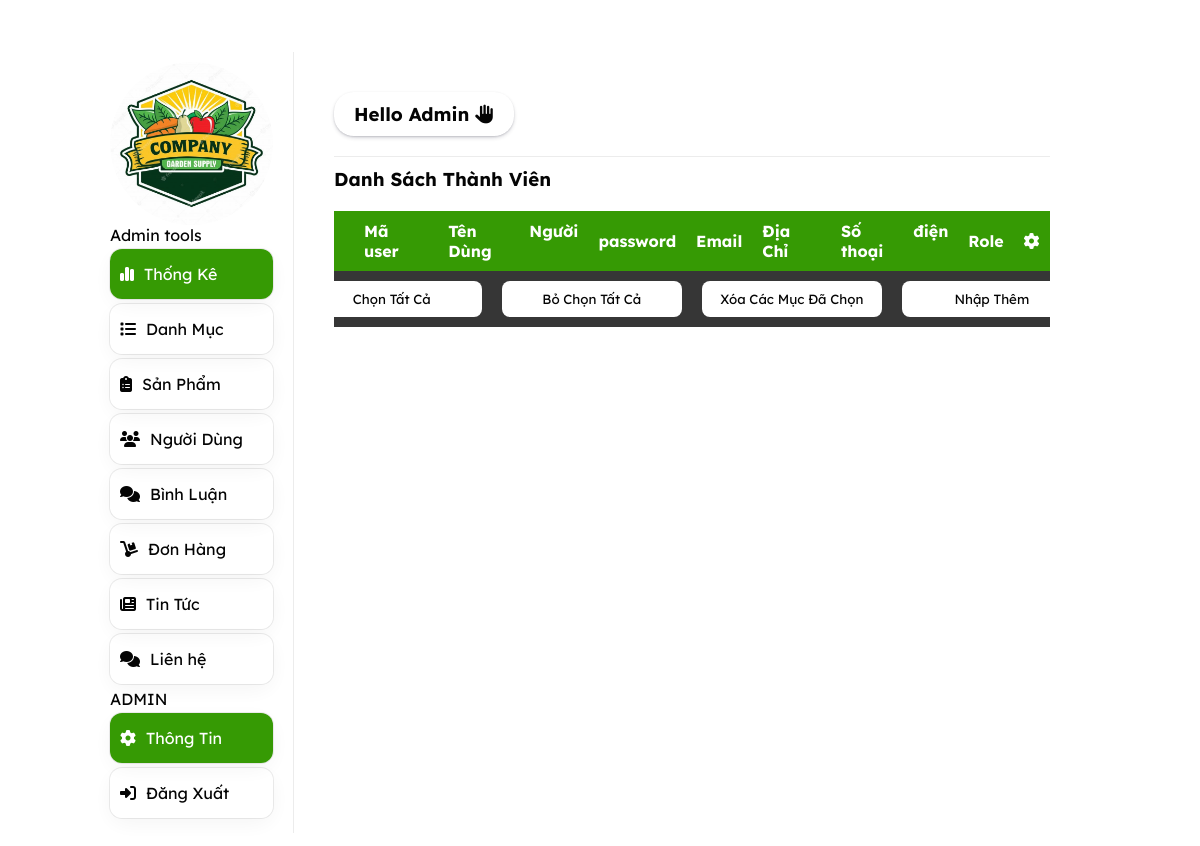
Before: /admin/index.php?act=tk with the older database file.
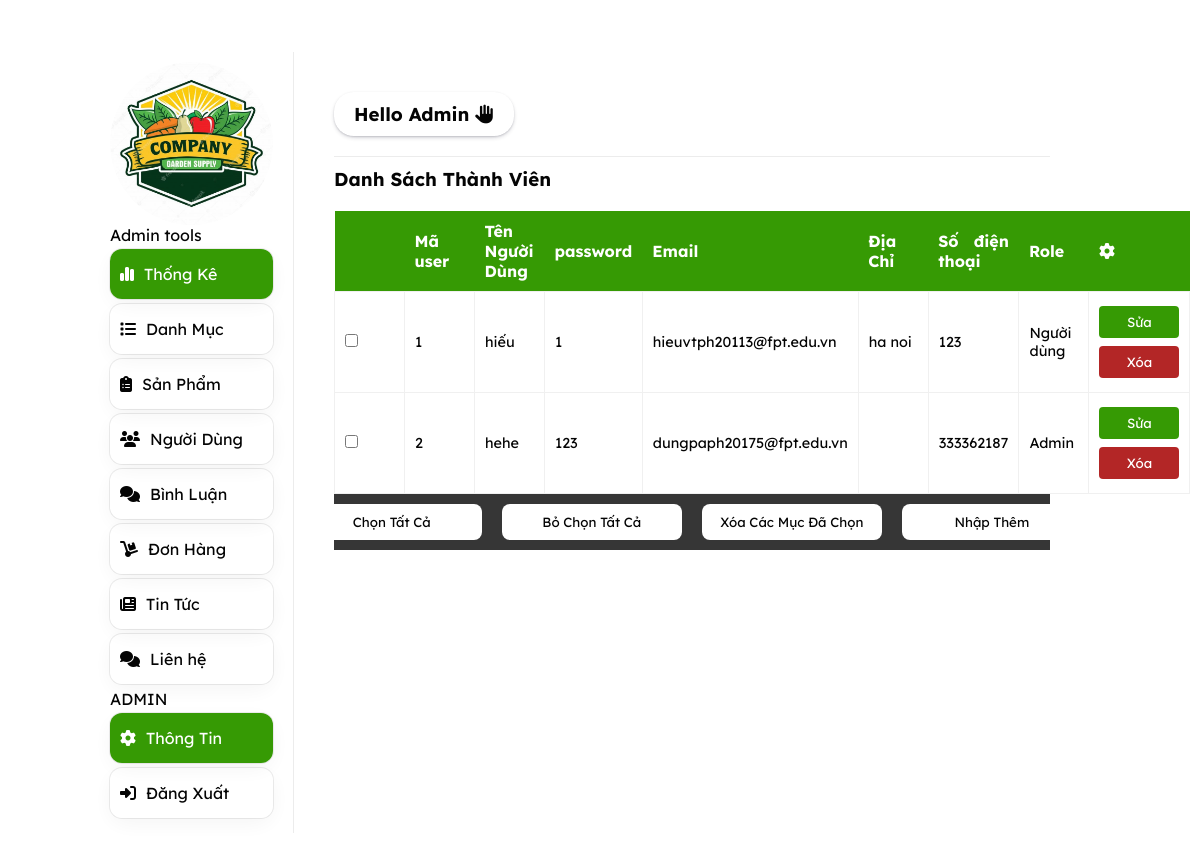
After: the same page with the newer database file.
### tables this page shows
CREATE TABLE `user` (
  `id` int(11) NOT NULL,
  `name` varchar(255) NOT NULL,
  `password` varchar(255) NOT NULL,
  `email` varchar(255) NOT NULL,
  `image` varchar(255) NOT NULL,
  `tel` int(11) NOT NULL,
  `address` text NOT NULL,
  `role` tinyint(4) NOT NULL DEFAULT 0
);

### model/pdo.php (called while the page is built, shortened)
<?php
function pdo_get_connection(){
    $dburl = "mysql:host=localhost;dbname=duan1;charset=utf8";
    $username = 'root';
    $password = '';
    $conn = new PDO($dburl, $username, $password);
    $conn->setAttribute(PDO::ATTR_ERRMODE, PDO::ERRMODE_EXCEPTION);
    return $conn;
}
function pdo_query($sql){
    $sql_args = array_slice(func_get_args(), 1);
    try{
        $conn = pdo_get_connection();
        $stmt = $conn->prepare($sql);
        $stmt->execute($sql_args);
        $rows = $stmt->fetchAll();
        return $rows;
    }
    catch(PDOException $e){
        throw $e;
    }
    finally{
        unset($conn);
    }
}

### model/taikhoan.php (called while the page is built, shortened)
<?php
    function loadall_tk(){
        $sql = "select * from user";
        $listtk = pdo_query($sql);
        return $listtk;
    }
?>

### admin/taikhoan/list.php (the view, shortened to what this page needs)
<!DOCTYPE html>
<html lang="en">
<head>
    <link rel="stylesheet" href="style.css">
</head>
<body>
    <div class="borderlist">
    <h3 style="margin-top: 10px;">Danh Sách Thành Viên</h3>
        <form action="index.php?act=addtk" method="POST">
            <table>
                <thead>
                    <tr>
                        <th></th>
                        <th>Mã user</th>
                        <th>Tên Người Dùng</th>
                        <th>password</th>
                        <th>Email</th>
                        <th>Địa Chỉ</th>
                        <th>Số điện thoại</th>
                        <th>Role</th>
                        <th><i class="fa-solid fa-gear"></i></th>
                    </tr>
                </thead>
                <tbody>
                    <?php
                    foreach ($listtk as $tk) {
                        extract($tk);
                        $suatk = "index.php?act=suatk&id=" . $id;
                        $xoatk = "index.php?act=xoatk&id=" . $id;
?>
                                            <tr>
                                            <td><input type="checkbox" name="" id=""></td>
                                            <td><?php echo $id?></td>
                                            <td><?php echo $name?></td>
                                            <td><?php echo $password?></td>
                                            <td><?php echo $email?></td>
                                            <td><?php echo $address?></td>
                                            <td><?php echo $tel?></td>
                                            <td><?php
                                                if($role == 0){
                                                    echo("Người dùng");
                                                }else if($role==1){
                            echo ("Admin");
                                                }
                                            ?></td>
                                            <td style="text-align: center;">
                                                <a style="text-decoration: none;" href="<?php echo $suatk?>">
                                                    <input type="button" class="edit" value="Sửa">
                                                </a>
                                                <a style="text-decoration: none;" href="<?php echo $xoatk?>">
                                                    <input onclick="Delete()" type="button" class="delete" value="Xóa">
                                                </a>
                                            </td>
                                    </tr>
                                     <?php   ;
                    }
                    ?>
                </tbody>
            </table>
            <div class="table-btn">
                <input type="button" value="Chọn Tất Cả">
                <input type="button" value="Bỏ Chọn Tất Cả">
                <input type="button" value="Xóa Các Mục Đã Chọn">
                <a href="index.php?act=addtk"><input type="button" value="Nhập Thêm"></a>
            </div>
        </form>
    </div>
    </div>
</body>
</html>

Changed rows visible on the page:
added user: id "1", name "hiếu", password "1", email "hieuvtph20113@fpt.edu.vn", address "ha noi", tel "123", role "Người dùng"
added user: id "2", name "hehe", password "123", email "dungpaph20175@fpt.edu.vn", tel "333362187", role "Admin"
